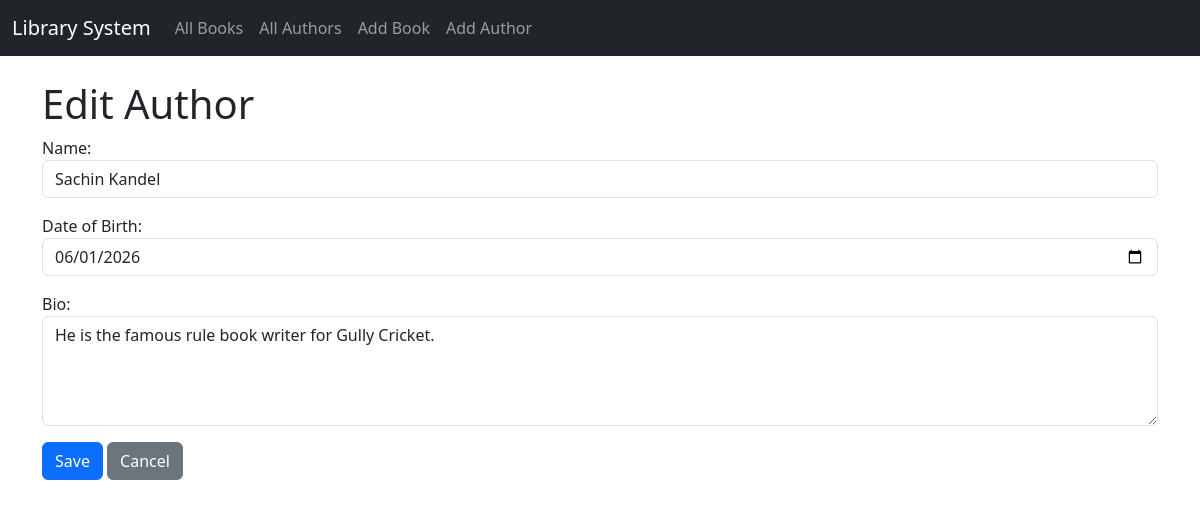
The page /authors/1/edit/ on the database as committed earlier.
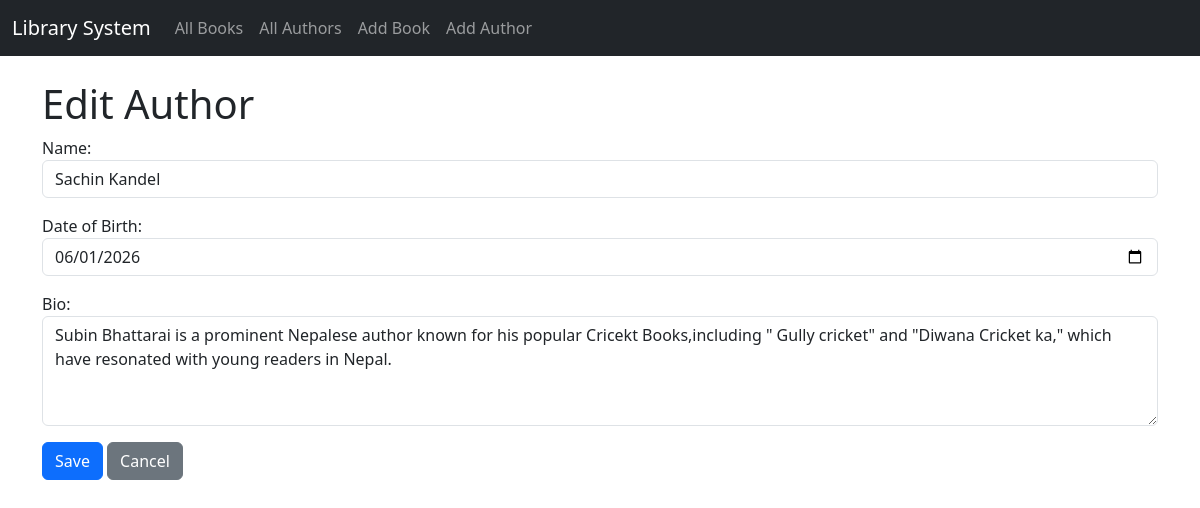
The same page on the database as committed later.
### library/models.py (models this page shows, shortened)
class Author(models.Model):
    name = models.CharField(max_length=100)
    date_of_birth = models.DateField(blank=True, null=True)
    bio = models.TextField(blank=True, null=True)

### library/views.py (the view)
# urls.py: path('authors/<int:pk>/edit/', views.author_edit, name='author_edit'),
def author_edit(request, pk):
    author = get_object_or_404(Author, pk=pk)
    if request.method == 'POST':
        author.name = request.POST.get('name')
        author.date_of_birth = request.POST.get('date_of_birth') or None
        author.bio = request.POST.get('bio')
        author.save()
        return redirect('author_detail', pk=author.pk)
    return render(request, 'author_form.html', {'author': author})

### templates/author_form.html (shortened to what this page needs)
{% extends 'base.html' %}
{% block content %}
    <h1>{% if author %}Edit Author{% else %}Add New Author{% endif %}</h1>
    <form method="post">
        <div class="mb-3">
            <label>Name:</label>
            <input type="text" name="name" class="form-control" value="{% if author %}{{ author.name }}{% endif %}" maxlength="100" required>
        </div>
        <div class="mb-3">
            <label>Date of Birth:</label>
            <input type="date" name="date_of_birth" class="form-control" value="{% if author %}{{ author.date_of_birth|date:'Y-m-d' }}{% endif %}">
        </div>
        <div class="mb-3">
            <label>Bio:</label>
            <textarea name="bio" class="form-control" rows="4">{% if author %}{{ author.bio }}{% endif %}</textarea>
        </div>
        <button type="submit" class="btn btn-primary">Save</button>
        <a href="{% url 'author_list' %}" class="btn btn-secondary">Cancel</a>
    </form>
{% endblock %}

Rows that differ between the two databases and show on the page:
changed Author "Sachin Kandel": bio "He is the famous rule book writer for Gully Cricket." → "Subin Bhattarai is a prominent Nepalese author known for his popular Cricekt Books,including \" Gully cricket\" and \"Diwana Cricket ka,\" which have resonated with young readers in Nepal."
